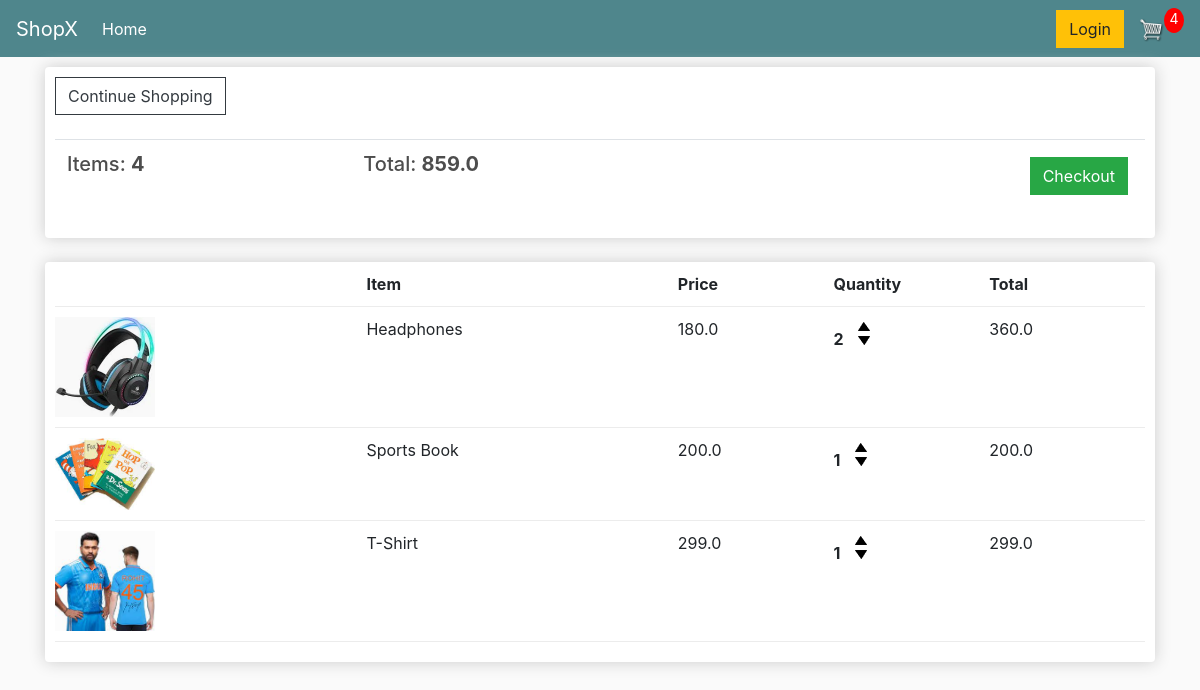
The app's page /cart/ (signed in) with its own data.
### store/models.py (models this page shows, shortened)
class Order(models.Model):
    customer = models.ForeignKey(Customer , on_delete=models.SET_NULL , blank = True , null = True)
    date_ordered = models.DateField(auto_now_add=True)
    complete = models.BooleanField(default = False , null = True , blank = False)
    transaction_id = models.CharField(max_length=200 , null=True)
    @property
    def get_cart_total(self):
        orderitems = self.orderitem_set.all()
        total = sum([item.get_total for item in orderitems])
        return total
    @property
    def get_cart_items(self):
        orderitems = self.orderitem_set.all()
        total = sum([item.quantity for item in orderitems])
        return total

class OrderItem(models.Model):
    product = models.ForeignKey(Product , on_delete=models.SET_NULL , blank = True , null = True)
    order = models.ForeignKey(Order , on_delete=models.SET_NULL , blank = True , null = True)
    quantity = models.IntegerField(default = 0 , null=True , blank=True)
    date_added = models.DateField(auto_now_add=True)
    @property
    def get_total(self):
        total = self.quantity * self.product.price
        return total

class Product(models.Model):
    name = models.CharField(max_length = 200 , null = True)
    price = models.FloatField()
    digital = models.BooleanField(default=False , null = True , blank = False)
    image = models.ImageField(null=True , blank=True)
    @property
    def imageURL(self):
        try:
            url = self.image.url
        except:
            url = ''
        return url

### store/views.py (the view, shortened to what this page needs)
# urls.py: path('cart/' , views.cart , name="cart"),
def cart(request):
    if request.user.is_authenticated:
        customer = request.user.customer
        order , created = Order.objects.get_or_create(customer=customer , complete = False)
        items = order.orderitem_set.all()
        cartItems = order.get_cart_items
    context = {'items':items , 'order':order , 'cartItems' : cartItems}
    return render(request , "store/cart.html" , context)

### store/templates/store/cart.html
{% extends 'store/main.html'%}
{% load static%}
{% block content %}
<div class="row">
    <div class="col-lg-12">
        <div class="box-element">
            <a class="btn btn-outline-dark" href="{% url 'store' %}">Continue Shopping</a>
            <br>
            <br>
            <table class="table">
                <tr>
                    <th><h5>Items: <strong>{{order.get_cart_items}}</strong></h5></th>
                    <th><h5>Total: <strong>{{order.get_cart_total}}</strong></h5></th>
                    <th><a style="float: right; margin:5px" class="btn btn-success" href="{% url 'checkout' %}">Checkout</a></th>
                </tr>
            </table>
        </div>
        <br>
        <div class="box-element">
            <div class="cart-row">
                <div style="flex:2"></div>
                <div style="flex:2"><strong>Item</strong></div>
                <div style="flex:1"><strong>Price</strong></div>
                <div style="flex:1"><strong>Quantity</strong></div>
                <div style="flex:1"><strong>Total</strong></div>
            </div>
            {% for x in items %}
            <div class="cart-row">
                <div style="flex:2"><img class="row-image" src="{{x.product.imageURL}}" alt=""></div>
                <div style="flex:2">{{x.product.name}}</div>
                <div style="flex:1">{{x.product.price}}</div>
                <div style="flex:1">
                    <p class="quantity">{{x.quantity}}</p>
						<div class="quantity">
							<img data-action="add" data-product="{{x.product.id}}" class="chg-quantity update-cart" src="{% static  'images/arrow-up.png' %}">
							<img data-action="remove" data-product="{{x.product.id}}" class="chg-quantity update-cart" src="{% static  'images/arrow-down.png' %}">
						</div>
                </div>
                <div style="flex:1">{{x.get_total}}</div>
            </div>
            {% endfor %}
        </div>
    </div>
</div>
{% endblock content %}

### static/css/main.css (style rules this page uses)
body { background-color: hsl(0, 0%, 98%); }
h1,h2,h3,h4,h5,h6 { color:hsl(0, 0%, 30%); }
.box-element { box-shadow:hsl(0, 0%, 80%) 0 0 16px; background-color: #fff; border-radius: 4px; padding: 10px; }
.col-lg-4, .col-lg-6, .col-lg-8, .col-lg-12 { margin-top: 10px; }
.btn { border-radius: 0; }
.row-image { width: 100px; }
.cart-row { display: flex; align-items: flex-stretch; padding-bottom: 10px; margin-bottom: 10px; border-bottom: 1px solid #ececec; }
.quantity { display: inline-block; font-weight: 700; padding-right:10px; }
.chg-quantity { width: 12px; cursor: pointer; display: block; margin-top: 5px; transition:.1s; }

### records on screen
Order: get_cart_items "4", get_cart_total "859.0"
OrderItem: product.imageURL (picture), product.name "Headphones", product.price "180.0", quantity "2", get_total "360.0"
OrderItem: product.imageURL (picture), product.name "Sports Book", product.price "200.0", quantity "1", get_total "200.0"
OrderItem: product.imageURL (picture), product.name "T-Shirt", product.price "299.0", quantity "1", get_total "299.0"

### other values on screen
{{ cartItems }} "4"
